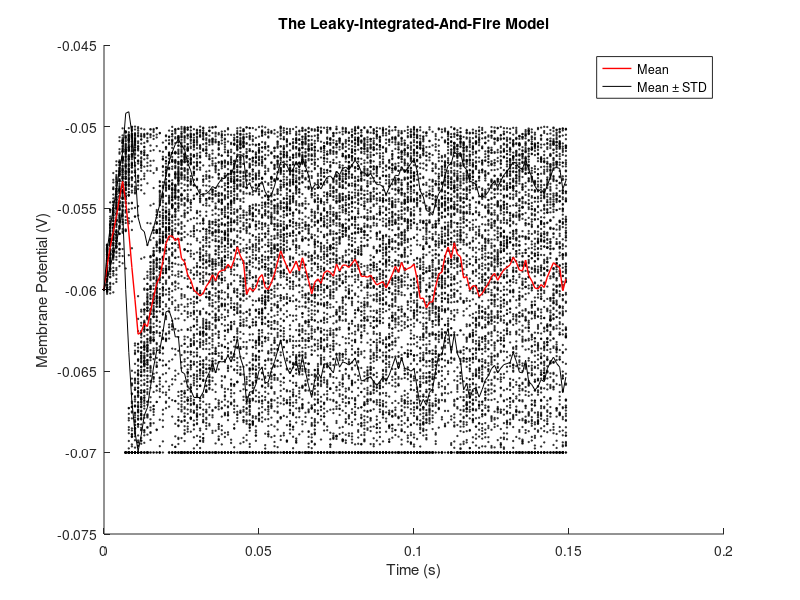

Write MATLAB code to recreate this figure.
clc;

rng(2020) % Setting RNG

% Parameters
t_max = 150e-3;    % Total simulation time (seconds)
dt = 1e-3;        % Time step (seconds)
tau = 20e-3;      % Membrane time constant (seconds)
el = -60e-3;      % Resting potential (volts)
vr = -70e-3;      % Reset potential (volts)
vth = -50e-3;     % Threshold potential (volts)
r = 100e6;        % Membrane resistance (ohms)
i_mean = 25e-11;  % Mean input current (amperes)

max_step_float = t_max/dt;
max_step = floor(max_step_float);

n = 100; % Number of samples per simulation

% Begin plotting figure and hold on
figure;
title("The Leaky-Integrated-And-Fire Model")
xlabel('Time (s)');
ylabel('Membrane Potential (V)');
hold on;

% V = zeros(1, max_step);
tvec = 0:dt:(max_step-1)*dt;
simulations = zeros(n, max_step);

% Loop for multiple simulation
for simulation = 1:n
    V = repmat(el, 1, max_step); % Reset membrane potential for each simulation
    
    for step = 2:max_step
        tvalue = tvec(step);
        
        rand_num = 2 * rand() - 1;
        
        i = i_mean * (1 + 0.1 * (max_step_float) ^ 0.5 * rand_num); % Calculating input current in neuron
        V(step) = V(step-1) + dt/tau * (el - V(step-1)  + r * i); % Calculating Membrane Potential of current step
        
        if V(step) >= vth
            V(step) = vr;
        end
    end
    
    % Plot simulation
    plot(tvec, V, 'black' ,'Marker', 'o', 'LineStyle', 'none', 'MarkerSize', 1, 'HandleVisibility', 'off'); % HandleVisibility helps to prevent it from displaying on legends
    
    simulations(simulation, :) = V;
    
    % % Calculating the mean MP for each step in the simulation
    % v_mean = v_mean + (V - v_mean) / simulation;
    
    % % Plot membrane potential for this simulation
    % plot(tvec, V, 'black' ,'Marker', 'o', 'LineStyle', 'none', 'MarkerSize', 1.2);
    
end

v_mean = mean(simulations); % Calculating mean membrane for each step
v_std = std(simulations); % Calculating Standard Deviation for each step

% Plot mean membrane potential
plot(tvec, v_mean, 'r', 'LineWidth', 1, 'DisplayName', 'Mean')

% Plot standard deviation
plot(tvec, v_mean - v_std, 'black', 'LineWidth', 0.5, 'HandleVisibility', 'off')
plot(tvec, v_mean + v_std, 'black', 'LineWidth', 0.5, 'DisplayName', 'Mean ± STD')

% Plotting the mean sample
% plot(tvec, v_mean, 'b', 'LineWidth', 2);

legend('Location', 'best')

hold off;
